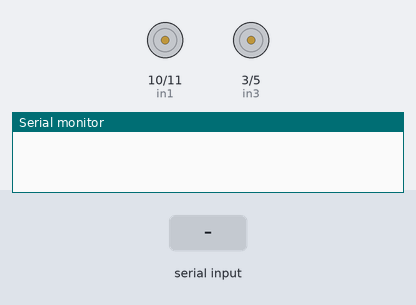
A sketch run on a simulated Arduino Uno, built with avr-gcc and run on an emulated ATmega328P. Parts: motor-driver pin pairs drawn as motors (green arrow = first pin HIGH = forward, orange = second pin HIGH = backward, longer = more drive, scaled by the enable pin), the last lines printed to the serial monitor. The test bench sets the inputs (shaded band).

Above: at 1.2 s.
1.3 s: "F" received over Serial
At 2.3 s:
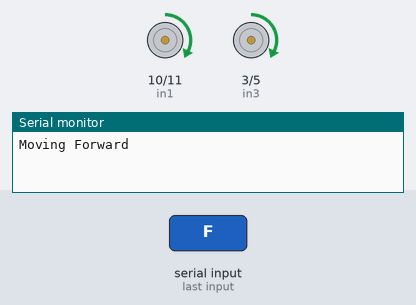
2.8 s: "B" received over Serial
At 3.4 s:
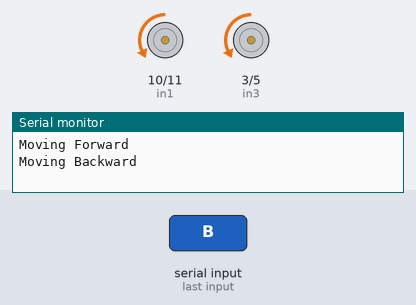
4.3 s: "L" received over Serial
At 4.6 s:
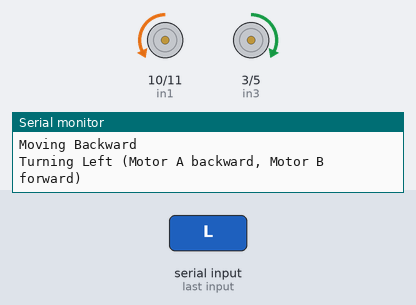
5.8 s: "R" received over Serial
At 6.9 s:
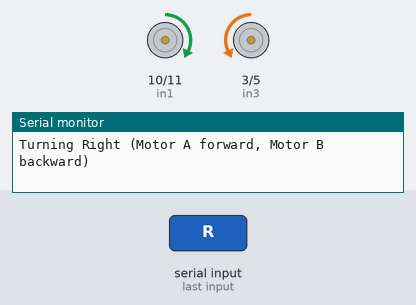
Timing chart, 0 to 8.3 s (numbered marks = the images above; inputs shaded):
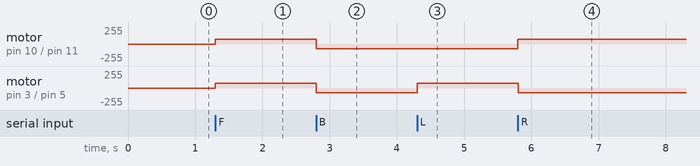

The sketch:

joystickcontroll.ino
```cpp
// Motor A connections
const int enA = 9; // ENA pin on L298N (PWM capable)
const int in1 = 10; // IN1 pin on L298N
const int in2 = 11; // IN2 pin on L298N

// Motor B connections
const int enB = 6; // ENB pin on L298N (PWM capable)
const int in3 = 3; // IN3 pin on L298N
const int in4 = 5;// IN4 pin on L298N

// Motor speed (0-255)
const int motorSpeed = 70; // Adjust as needed

void setup() {
  Serial.begin(9600); // Initialize serial communication

  // Set all the motor control pins to outputs
  pinMode(enA, OUTPUT);
  pinMode(enB, OUTPUT);
  pinMode(in1, OUTPUT);
  pinMode(in2, OUTPUT);
  pinMode(in3, OUTPUT);
  pinMode(in4, OUTPUT);

  // Turn off motors - Initial state
  digitalWrite(in1, LOW);
  digitalWrite(in2, LOW);
  digitalWrite(in3, LOW);
  digitalWrite(in4, LOW);

  // Set the motor speed (PWM)
  analogWrite(enA, motorSpeed);
  analogWrite(enB, motorSpeed);
}

void loop() {
  if (Serial.available()) {
    char key = Serial.read();
    key = toupper(key); // Read the incoming character

    switch (key) {
      case 'F': // Both motors forward
        digitalWrite(in1, HIGH);
        digitalWrite(in2, LOW);
        digitalWrite(in3, HIGH);
        digitalWrite(in4, LOW);
        Serial.println("Moving Forward");
        break;

      case 'B': // Both motors backward
        digitalWrite(in1, LOW);
        digitalWrite(in2, HIGH);
        digitalWrite(in3, LOW);
        digitalWrite(in4, HIGH);
        Serial.println("Moving Backward");
        break;

      case 'L': // Motor A backward, Motor B forward
        digitalWrite(in1, LOW);
        digitalWrite(in2, HIGH);
        digitalWrite(in3, HIGH);
        digitalWrite(in4, LOW);
        Serial.println("Turning Left (Motor A backward, Motor B forward)");
        break;

      case 'R': // Motor A forward, Motor B backward (typo in request, assuming 'D' for the opposite direction of 'A')
        digitalWrite(in1, HIGH);
        digitalWrite(in2, LOW);
        digitalWrite(in3, LOW);
        digitalWrite(in4, HIGH);
        Serial.println("Turning Right (Motor A forward, Motor B backward)");
        break;

      case 'S': // Stop motors
        digitalWrite(in1, LOW);
        digitalWrite(in2, LOW);
        digitalWrite(in3, LOW);
        digitalWrite(in4, LOW);
        Serial.println("Stopping Motors");
        break;

      default:
        // Do nothing for other key presses
        break;
    }
  }
}
```

Measured:
- after the input at 1.3 s, motor on pin 10 (in1) / pin 11 (in2), motor on pin 3 (in3) / pin 5 (in4): stopped → forward 70/255 at once
- after the input at 2.8 s, motor on pin 10 (in1) / pin 11 (in2), motor on pin 3 (in3) / pin 5 (in4): forward 70/255 → backward 70/255 at once
- after the input at 4.3 s, motor on pin 3 (in3) / pin 5 (in4): backward 70/255 → forward 70/255 at once
- after the input at 5.8 s, motor on pin 10 (in1) / pin 11 (in2): backward 70/255 → forward 70/255 at once; motor on pin 3 (in3) / pin 5 (in4): forward 70/255 → backward 70/255 at once
